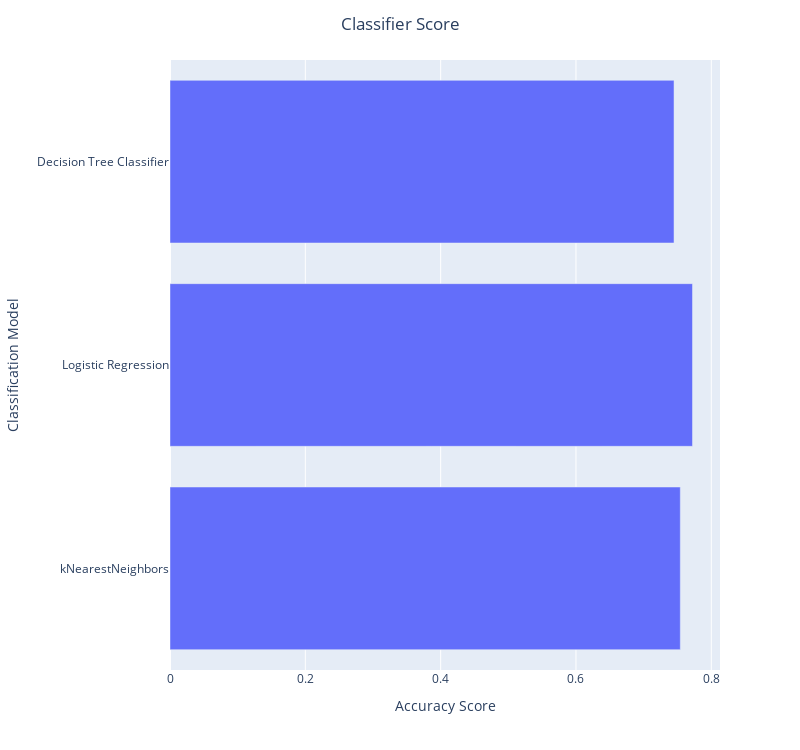

The notebook cell saved with this chart:
### Markdown cell above
Now let us compare the scores of the classifier models side by side using a bar chart.<br>
We will be using the plotly module for visualization<br>

### Code cell
import plotly.express as px
import plotly.graph_objects as go

fig1= px.bar(y=model_name_list, x=score_list, hover_name=score_list, width=800, height=750)
fig1.update_layout(title_text="Classifier Score", title_x=0.5)
fig1.update_xaxes(title_text="Accuracy Score")
fig1.update_yaxes(title_text="Classification Model")

### Figure 1 — Plotly figure (JSON) as saved in the notebook; plotly's stock layout.template omitted (floating-point values rounded to 4 significant figures)
{"data": [{"alignmentgroup": "True", "hovertemplate": "<b>%{hovertext}</b><br><br>x=%{x}<br>y=%{y}<extra></extra>", "hovertext": [0.7542, 0.7722, 0.7449], "legendgroup": "", "marker": {"color": "#636efa", "pattern": {"shape": ""}}, "name": "", "offsetgroup": "", "orientation": "h", "showlegend": false, "textposition": "auto", "type": "bar", "x": [0.7542, 0.7722, 0.7449], "xaxis": "x", "y": ["kNearestNeighbors", "Logistic Regression", "Decision Tree Classifier"], "yaxis": "y"}], "layout": {"barmode": "relative", "height": 750, "legend": {"tracegroupgap": 0}, "margin": {"t": 60}, "title": {"text": "Classifier Score", "x": 0.5}, "width": 800, "xaxis": {"anchor": "y", "domain": [0, 1], "title": {"text": "Accuracy Score"}}, "yaxis": {"anchor": "x", "domain": [0, 1], "title": {"text": "Classification Model"}}}}
